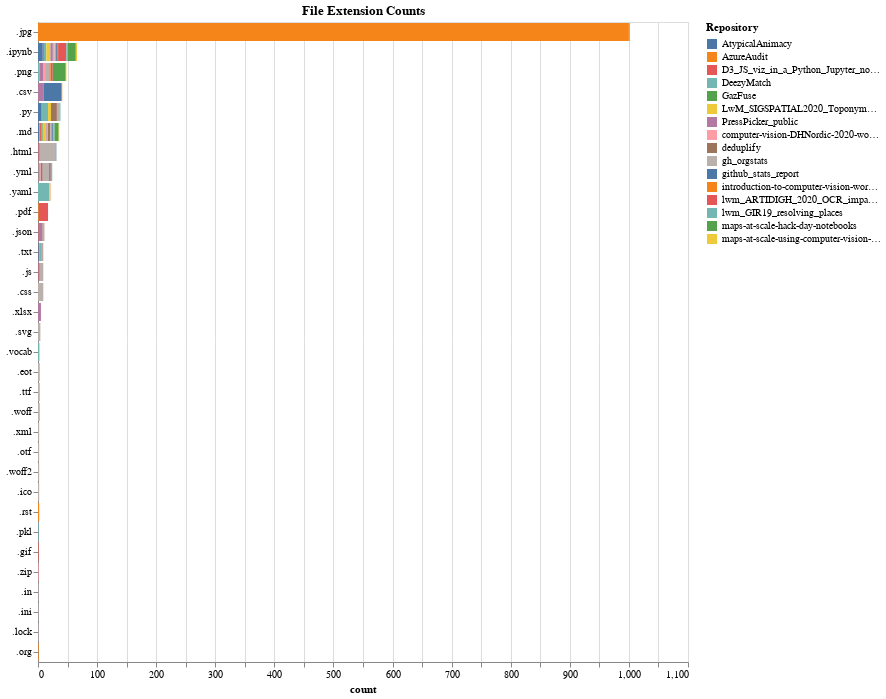

The code cell stored with this chart in its notebook:
### Markdown cell above
### File extensions counts by repository

### Code cell
df = pd.DataFrame.from_dict(lwm_stats.get_org_file_ext_frequency("public"))
df.reset_index(inplace=True)
data = pd.melt(frame=df, id_vars=["index"], value_name="count")
chart = (
    alt.Chart(data)
    .mark_bar()
    .encode(
        y=alt.Y(
            "index:N",
            title=None,
            sort=alt.EncodingSortField(field="count", order="descending", op="sum"),
        ),
        x=alt.X("count:Q"),
        color=alt.Color("variable:N", title="Repository"),
        tooltip=[alt.Tooltip("variable:N", title="Repository"), "count:Q"],
    )
    .properties(width=WIDTH, title='File Extension Counts')
)
chart

### Figure 1 — Vega-Lite specification as saved in the notebook (floating-point values rounded to 4 significant figures; data arrays with more than 128 entries replaced by an {"elided": "..."} marker saying what was removed)
{"config": {"view": {"continuousWidth": 400, "continuousHeight": 300}}, "data": {"name": "data-0dd67a52b29180ffe787550b9ad489e1"}, "mark": "bar", "encoding": {"color": {"type": "nominal", "field": "variable", "title": "Repository"}, "tooltip": [{"type": "nominal", "field": "variable", "title": "Repository"}, {"type": "quantitative", "field": "count"}], "x": {"type": "quantitative", "field": "count"}, "y": {"type": "nominal", "field": "index", "sort": {"field": "count", "op": "sum", "order": "descending"}, "title": null}}, "title": "File Extension Counts", "width": 650, "$schema": "https://vega.github.io/schema/vega-lite/v4.8.1.json", "datasets": {"data-0dd67a52b29180ffe787550b9ad489e1": {"elided": "512 records"}}}
